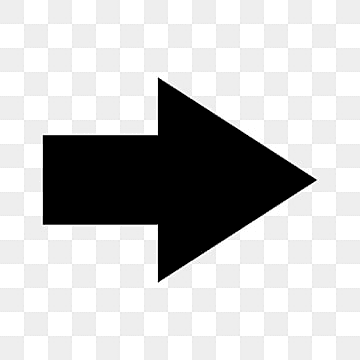
#> input picture hard_dose/arrow1.png, 360 x 360 px
$ python q2_pinh_cam.py
#> lines starting #> are read from the running program, lines starting #| are printed output that depends on the picture; after the words box and inside, x2 and y2 are one past the last pixel; in counts of white or black regions, pixels touching at a corner belong together
import cv2
import numpy as np
import math

# ── Camera specifications ──
RESOLUTION_WIDTH  = 1280   # pixels
RESOLUTION_HEIGHT = 720    # pixels
DIAGONAL_FOV      = 55     # degrees
REAL_ARROW_WIDTH  = 17.0   # cm

def calculate_focal_length():
    """
    Calculate focal length in pixels from camera specs.
    Uses diagonal FOV and resolution to derive horizontal FOV first,
    then computes focal length from horizontal FOV.
    """
    # Step 1 — diagonal resolution in pixels
    diagonal_pixels = math.sqrt(RESOLUTION_WIDTH**2 + RESOLUTION_HEIGHT**2)

    # Step 2 — convert diagonal FOV to horizontal FOV
    # Use half angles to avoid doubling errors
    half_diag_fov_rad = math.radians(DIAGONAL_FOV / 2)

    # Scale the tangent by the ratio of horizontal to diagonal pixels
    half_horiz_fov_rad = math.atan(
        math.tan(half_diag_fov_rad) * (RESOLUTION_WIDTH / diagonal_pixels)
    )

    horizontal_fov_deg = math.degrees(half_horiz_fov_rad) * 2
    print(f"Derived horizontal FOV: {horizontal_fov_deg:.2f} degrees")

    # Step 3 — focal length in pixels
    # focal_length = (image_width / 2) / tan(horizontal_fov / 2)
    focal_length = (RESOLUTION_WIDTH / 2) / math.tan(half_horiz_fov_rad)
    print(f"Calculated focal length: {focal_length:.2f} pixels")

    return focal_length


def find_distance(perceived_width):
    """
    Calculate real-world distance to the arrow using pinhole camera model.

    Formula:
        distance = (real_width × focal_length) / perceived_width

    perceived_width — width of arrow in pixels (from bounding box)
    Returns distance in cm
    """
    focal_length = calculate_focal_length()

    if perceived_width == 0:
        print("Error: perceived width is zero — cannot calculate distance")
        return -1

    distance = (REAL_ARROW_WIDTH * focal_length) / perceived_width
    return distance


def detect_arrow(image_path):
    # Read the image
#> called with image_path = 'arrow1.png'
    image = cv2.imread(image_path)
#> image is the input picture: shape (360, 360, 3); min 0, max 255, mean 195.6

    if image is None:
        print(f"Error: Could not load image from {image_path}")
        return

    gray = cv2.cvtColor(image, cv2.COLOR_BGR2GRAY)

    # Apply Gaussian Blur to reduce noise
    blurred = cv2.GaussianBlur(gray, (5, 5), 0)

    # Perform edge detection using Canny
    edges = cv2.Canny(blurred, 50, 150)
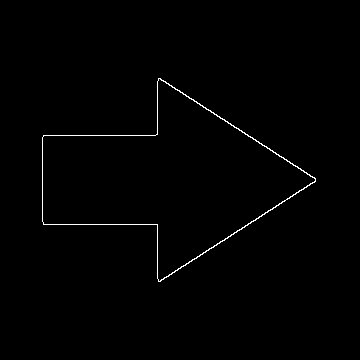
#> edges: shape (360, 360); 0.73% white in thin lines or dots, all inside (x1, y1, x2, y2) = (42, 78, 316, 282)

    # Find contours
    contours, _ = cv2.findContours(
        edges, cv2.RETR_TREE, cv2.CHAIN_APPROX_SIMPLE
    )
#> contours = 2 contours; box (x1, y1, x2, y2) and area: (42, 78, 316, 282) 26744, (42, 78, 316, 282) 26540

    arrow_found = False

    for cnt in contours:
        approx = cv2.approxPolyDP(
            cnt, 0.02 * cv2.arcLength(cnt, True), True
        )

        # Arrows typically have 7 sides
        if len(approx) == 7:
            cv2.drawContours(image, [approx], 0, (0, 255, 0), 3)
            print("Arrow detected!")

            # Calculate bounding box
            x, y, w, h = cv2.boundingRect(approx)
            perceived_width = max(w, h)

            print(f"Perceived width (pixels): {perceived_width}")

            # Calculate distance
            distance = find_distance(perceived_width)
            print(f"Estimated Distance: {distance:.2f} cm")

            arrow_found = True
#> this loop made 2 passes
#> (x, y, w, h, perceived_width) on passes 1 to 2: (42, 78, 274, 204, 274), (42, 78, 274, 204, 274)
#| Arrow detected!
#| Perceived width (pixels): 274
#| Derived horizontal FOV: 48.81 degrees
#| Calculated focal length: 1410.58 pixels
#| Estimated Distance: 87.52 cm
#| Arrow detected!
#| Perceived width (pixels): 274
#| Derived horizontal FOV: 48.81 degrees
#| Calculated focal length: 1410.58 pixels
#| Estimated Distance: 87.52 cm
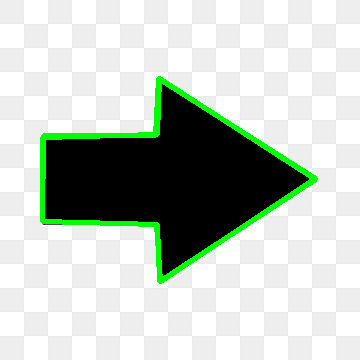
#> image: shape (360, 360, 3); 3.37% of pixels changed, all inside (x1, y1, x2, y2) = (40, 76, 318, 284)

    if not arrow_found:
        print("No arrow detected in the image.")

    # Show the result
    cv2.imshow('Detected Arrow', image)
    cv2.waitKey(0)
    cv2.destroyAllWindows()


if __name__=="__main__":
    image_path = "arrow1.png"
    detect_arrow(image_path)
